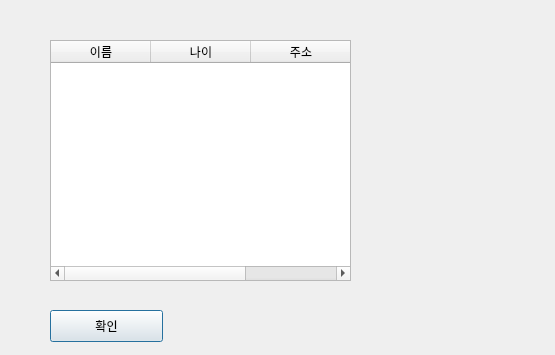
<?xml version="1.0" encoding="UTF-8"?>
<ui version="4.0">
 <class>Dialog</class>
 <widget class="QDialog" name="Dialog">
  <property name="geometry">
   <rect>
    <x>0</x>
    <y>0</y>
    <width>555</width>
    <height>355</height>
   </rect>
  </property>
  <property name="windowTitle">
   <string>Dialog</string>
  </property>
  <widget class="QTableWidget" name="tableWidget">
   <property name="geometry">
    <rect>
     <x>50</x>
     <y>40</y>
     <width>301</width>
     <height>241</height>
    </rect>
   </property>
   <column>
    <property name="text">
     <string>이름</string>
    </property>
   </column>
   <column>
    <property name="text">
     <string>나이</string>
    </property>
   </column>
   <column>
    <property name="text">
     <string>주소</string>
    </property>
   </column>
  </widget>
  <widget class="QPushButton" name="pushButton">
   <property name="geometry">
    <rect>
     <x>50</x>
     <y>310</y>
     <width>113</width>
     <height>32</height>
    </rect>
   </property>
   <property name="text">
    <string>확인</string>
   </property>
  </widget>
 </widget>
 <resources/>
 <connections/>
</ui>
